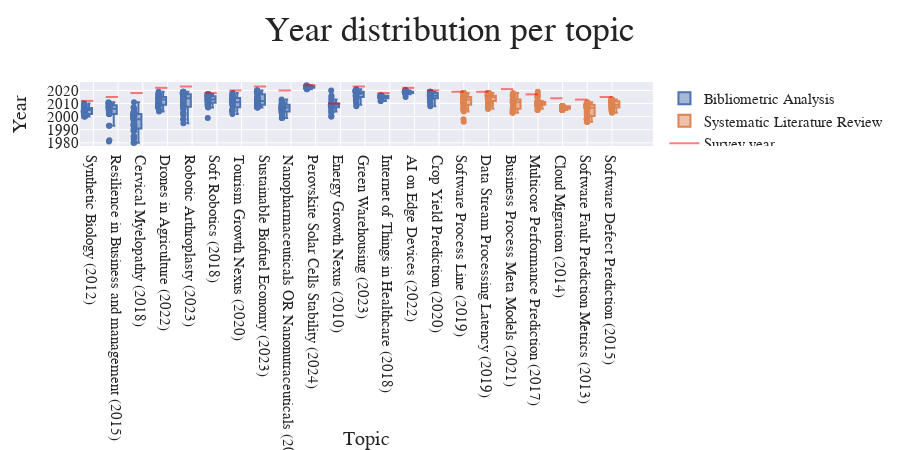

Here is the notebook cell this chart was saved with:
### Code cell
years_plot_df = core_pubs.copy()
years_plot_df.loc[years_plot_df["year"] < 1980, "year"] = 1980
fig = px.box(years_plot_df, x="Topic", y="year",
             title="Year distribution per topic", points="all", height=450,
                color="Type")
markers = [2012, 2015, 2018, 2022, 2023, 2018, 2020, 2023, 2020, 2024,
           2010, 2023, 2018, 2022, 2020, 2019, 2019, 2021, 2017, 2014, 2013, 2015]
# add X markers at the corresponding y each to the next x
showlegend = True
for i, marker in enumerate(markers):
    if i == 1:
        showlegend = False
    fig.add_shape(type="line", x0=i - 0.5, x1=i, showlegend=showlegend,
                   y0=marker, y1=marker,
                     line=dict(color="red", width=2), name="Survey year")
fig.update_layout(**PLOT_CONFIGS)
fig.update_layout(legend_orientation=None, legend_yanchor=None,
                   legend_y=None, legend_xanchor=None, legend_x=None,
                   legend_font_size=15)
fig.update_xaxes(title_text="Topic")
fig.update_yaxes(title_text="Year")
fig.show()

### Figure 1 — Plotly figure (JSON) as saved in the notebook; plotly's stock layout.template omitted (floating-point values rounded to 4 significant figures; data arrays with more than 128 entries replaced by an {"elided": "..."} marker saying what was removed)
{"data": [{"alignmentgroup": "True", "boxpoints": "all", "hovertemplate": "Type=Bibliometric Analysis<br>Topic=%{x}<br>year=%{y}<extra></extra>", "legendgroup": "Bibliometric Analysis", "marker": {"color": "rgb(76,114,176)"}, "name": "Bibliometric Analysis", "notched": false, "offsetgroup": "Bibliometric Analysis", "orientation": "v", "showlegend": true, "type": "box", "x": {"elided": "541 str values"}, "x0": " ", "xaxis": "x", "y": {"elided": "541 int values"}, "y0": " ", "yaxis": "y"}, {"alignmentgroup": "True", "boxpoints": "all", "hovertemplate": "Type=Systematic Literature Review<br>Topic=%{x}<br>year=%{y}<extra></extra>", "legendgroup": "Systematic Literature Review", "marker": {"color": "rgb(221,132,82)"}, "name": "Systematic Literature Review", "notched": false, "offsetgroup": "Systematic Literature Review", "orientation": "v", "showlegend": true, "type": "box", "x": {"elided": "301 str values"}, "x0": " ", "xaxis": "x", "y": {"elided": "301 int values"}, "y0": " ", "yaxis": "y"}], "layout": {"boxmode": "group", "font": {"family": "Modern Computer"}, "height": 450, "legend": {"font": {"size": 15}, "title": {"text": ""}, "tracegroupgap": 0}, "shapes": [{"line": {"color": "red", "width": 2}, "name": "Survey year", "showlegend": true, "type": "line", "x0": -0.5, "x1": 0, "y0": 2012, "y1": 2012}, {"line": {"color": "red", "width": 2}, "name": "Survey year", "showlegend": false, "type": "line", "x0": 0.5, "x1": 1, "y0": 2015, "y1": 2015}, {"line": {"color": "red", "width": 2}, "name": "Survey year", "showlegend": false, "type": "line", "x0": 1.5, "x1": 2, "y0": 2018, "y1": 2018}, {"line": {"color": "red", "width": 2}, "name": "Survey year", "showlegend": false, "type": "line", "x0": 2.5, "x1": 3, "y0": 2022, "y1": 2022}, {"line": {"color": "red", "width": 2}, "name": "Survey year", "showlegend": false, "type": "line", "x0": 3.5, "x1": 4, "y0": 2023, "y1": 2023}, {"line": {"color": "red", "width": 2}, "name": "Survey year", "showlegend": false, "type": "line", "x0": 4.5, "x1": 5, "y0": 2018, "y1": 2018}, {"line": {"color": "red", "width": 2}, "name": "Survey year", "showlegend": false, "type": "line", "x0": 5.5, "x1": 6, "y0": 2020, "y1": 2020}, {"line": {"color": "red", "width": 2}, "name": "Survey year", "showlegend": false, "type": "line", "x0": 6.5, "x1": 7, "y0": 2023, "y1": 2023}, {"line": {"color": "red", "width": 2}, "name": "Survey year", "showlegend": false, "type": "line", "x0": 7.5, "x1": 8, "y0": 2020, "y1": 2020}, {"line": {"color": "red", "width": 2}, "name": "Survey year", "showlegend": false, "type": "line", "x0": 8.5, "x1": 9, "y0": 2024, "y1": 2024}, {"line": {"color": "red", "width": 2}, "name": "Survey year", "showlegend": false, "type": "line", "x0": 9.5, "x1": 10, "y0": 2010, "y1": 2010}, {"line": {"color": "red", "width": 2}, "name": "Survey year", "showlegend": false, "type": "line", "x0": 10.5, "x1": 11, "y0": 2023, "y1": 2023}, {"line": {"color": "red", "width": 2}, "name": "Survey year", "showlegend": false, "type": "line", "x0": 11.5, "x1": 12, "y0": 2018, "y1": 2018}, {"line": {"color": "red", "width": 2}, "name": "Survey year", "showlegend": false, "type": "line", "x0": 12.5, "x1": 13, "y0": 2022, "y1": 2022}, {"line": {"color": "red", "width": 2}, "name": "Survey year", "showlegend": false, "type": "line", "x0": 13.5, "x1": 14, "y0": 2020, "y1": 2020}, {"line": {"color": "red", "width": 2}, "name": "Survey year", "showlegend": false, "type": "line", "x0": 14.5, "x1": 15, "y0": 2019, "y1": 2019}, {"line": {"color": "red", "width": 2}, "name": "Survey year", "showlegend": false, "type": "line", "x0": 15.5, "x1": 16, "y0": 2019, "y1": 2019}, {"line": {"color": "red", "width": 2}, "name": "Survey year", "showlegend": false, "type": "line", "x0": 16.5, "x1": 17, "y0": 2021, "y1": 2021}, {"line": {"color": "red", "width": 2}, "name": "Survey year", "showlegend": false, "type": "line", "x0": 17.5, "x1": 18, "y0": 2017, "y1": 2017}, {"line": {"color": "red", "width": 2}, "name": "Survey year", "showlegend": false, "type": "line", "x0": 18.5, "x1": 19, "y0": 2014, "y1": 2014}, {"line": {"color": "red", "width": 2}, "name": "Survey year", "showlegend": false, "type": "line", "x0": 19.5, "x1": 20, "y0": 2013, "y1": 2013}, {"line": {"color": "red", "width": 2}, "name": "Survey year", "showlegend": false, "type": "line", "x0": 20.5, "x1": 21, "y0": 2015, "y1": 2015}], "showlegend": true, "title": {"font": {"family": "Modern Computer", "size": 35}, "text": "Year distribution per topic", "x": 0.5}, "xaxis": {"anchor": "y", "domain": [0, 1], "tickfont": {"size": 15}, "title": {"font": {"size": 20}, "text": "Topic"}}, "yaxis": {"anchor": "x", "domain": [0, 1], "tickfont": {"size": 15}, "title": {"font": {"size": 20}, "text": "Year"}}}}
